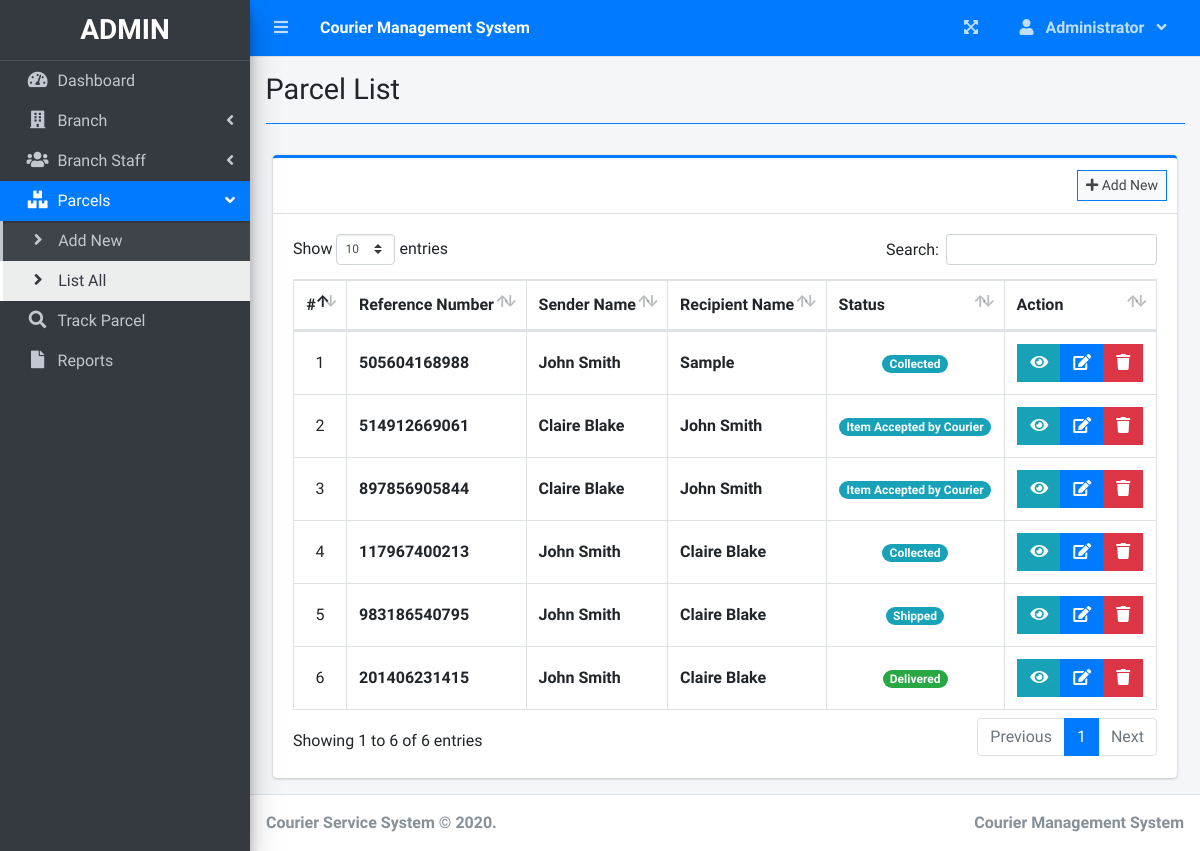
The page /index.php?page=parcel_list (signed in) on the database as committed earlier.
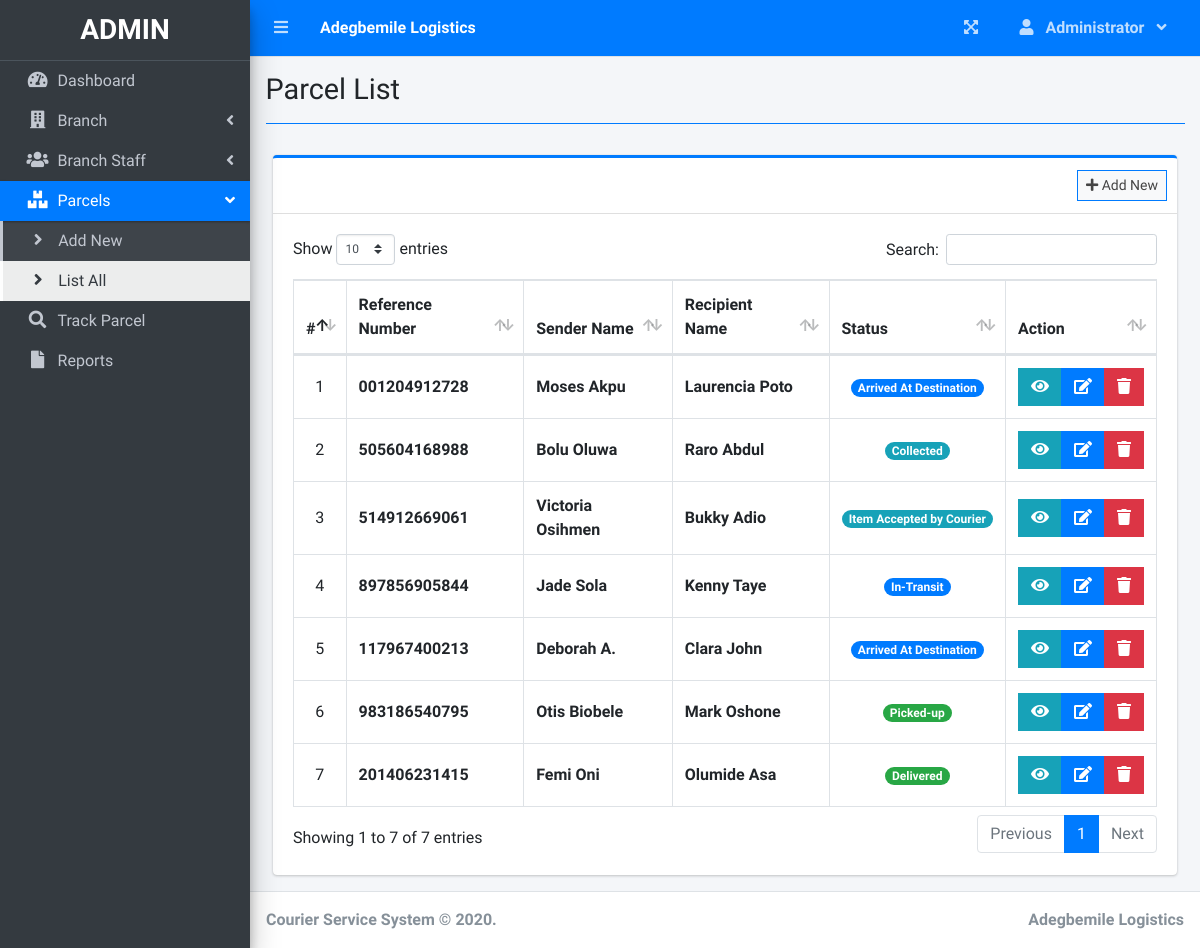
The same page on the database as committed later.
### tables this page shows
CREATE TABLE `parcels` (
  `id` int(30) NOT NULL,
  `reference_number` varchar(100) NOT NULL,
  `sender_name` text NOT NULL,
  `sender_address` text NOT NULL,
  `sender_contact` text NOT NULL,
  `recipient_name` text NOT NULL,
  `recipient_address` text NOT NULL,
  `recipient_contact` text NOT NULL,
  `type` int(1) NOT NULL COMMENT '1 = Deliver, 2=Pickup',
  `from_branch_id` int(30) NOT NULL,
  `to_branch_id` int(30) NOT NULL,
  `weight` varchar(100) NOT NULL,
  `height` varchar(100) NOT NULL,
  `width` varchar(100) NOT NULL,
  `length` varchar(100) NOT NULL,
  `price` float NOT NULL,
  `status` int(2) NOT NULL,
  `date_created` datetime NOT NULL DEFAULT CURRENT_TIMESTAMP
);

### parcel_list.php (the view, shortened to what this page needs)
<?php include'db_connect.php' ?>
<div class="col-lg-12">
	<div class="card card-outline card-primary">
		<div class="card-header">
			<div class="card-tools">
				<a class="btn btn-block btn-sm btn-default btn-flat border-primary " href="./index.php?page=new_parcel"><i class="fa fa-plus"></i> Add New</a>
			</div>
		</div>
		<div class="card-body">
			<table class="table tabe-hover table-bordered" id="list">
				<!-- <colgroup>
					<col width="5%">
					<col width="15%">
					<col width="25%">
					<col width="25%">
					<col width="15%">
				</colgroup> -->
				<thead>
					<tr>
						<th class="text-center">#</th>
						<th>Reference Number</th>
						<th>Sender Name</th>
						<th>Recipient Name</th>
						<th>Status</th>
						<th>Action</th>
					</tr>
				</thead>
				<tbody>
					<?php
					$i = 1;
					$where = "";
					$qry = $conn->query("SELECT * from parcels $where order by  unix_timestamp(date_created) desc ");
					while($row= $qry->fetch_assoc()):
					?>
					<tr>
						<td class="text-center"><?php echo $i++ ?></td>
						<td><b><?php echo ($row['reference_number']) ?></b></td>
						<td><b><?php echo ucwords($row['sender_name']) ?></b></td>
						<td><b><?php echo ucwords($row['recipient_name']) ?></b></td>
						<td class="text-center">
							<?php
							switch ($row['status']) {
								case '1':
									echo "<span class='badge badge-pill badge-info'> Collected</span>";
									break;
								case '2':
									echo "<span class='badge badge-pill badge-info'> Shipped</span>";
									break;
								case '3':
									echo "<span class='badge badge-pill badge-primary'> In-Transit</span>";
									break;
								case '4':
									echo "<span class='badge badge-pill badge-primary'> Arrived At Destination</span>";
									break;
								case '7':
									echo "<span class='badge badge-pill badge-success'>Delivered</span>";
									break;
								case '8':
									echo "<span class='badge badge-pill badge-success'> Picked-up</span>";
									break;
								default:
									echo "<span class='badge badge-pill badge-info'> Item Accepted by Courier</span>";
									break;
							}
							?>
						</td>
						<td class="text-center">
		                    <div class="btn-group">
		                    	<button type="button" class="btn btn-info btn-flat view_parcel" data-id="<?php echo $row['id'] ?>">
		                          <i class="fas fa-eye"></i>
		                        </button>
		                        <a href="index.php?page=edit_parcel&id=<?php echo $row['id'] ?>" class="btn btn-primary btn-flat ">
		                          <i class="fas fa-edit"></i>
		                        </a>
		                        <button type="button" class="btn btn-danger btn-flat delete_parcel" data-id="<?php echo $row['id'] ?>">
		                          <i class="fas fa-trash"></i>
		                        </button>
	                      </div>
						</td>
					</tr>
				<?php endwhile; ?>
				</tbody>
			</table>
		</div>
	</div>
</div>

### index.php (shortened to what this page needs)
<!DOCTYPE html>
<html lang="en">
<?php
	include 'header.php'
?>
<body class="hold-transition sidebar-mini layout-fixed layout-navbar-fixed layout-footer-fixed">
<div class="wrapper">
  <?php include 'topbar.php' ?>
  <?php include 'sidebar.php' ?>
  <div class="content-wrapper">
    <div class="content-header">
      <div class="container-fluid">
        <div class="row mb-2">
          <div class="col-sm-6">
            <h1 class="m-0"><?php echo $title ?></h1>
          </div>
        </div>
            <hr class="border-primary">
      </div>
    </div>
    <section class="content">
      <div class="container-fluid">
         <?php
            $page = isset($_GET['page']) ? $_GET['page'] : 'home';
            if(!file_exists($page.".php")){
                include '404.html';
            }else{
            include $page.'.php';
            }
          ?>
      </div>
    </section>
  </div>
  <footer class="main-footer">
    <strong>Courier Service System &copy; 2020</a>.</strong>
    <div class="float-right d-none d-sm-inline-block">
      <b><?php echo $_SESSION['system']['name'] ?></b>
    </div>
  </footer>
</div>
</body>
</html>

### header.php (shortened to what this page needs)
<head>
  <?php
  $title = isset($_GET['page']) ? ucwords(str_replace("_", ' ', $_GET['page'])) : "Home";
  $title = str_replace("Persons Companies","Persons/Companies",$title);
  ?>
  <link rel="stylesheet" href="assets/plugins/fontawesome-free/css/all.min.css">
  <link rel="stylesheet" href="assets/plugins/overlayScrollbars/css/OverlayScrollbars.min.css">
  <link rel="stylesheet" href="assets/plugins/datatables-bs4/css/dataTables.bootstrap4.min.css">
  <link rel="stylesheet" href="assets/plugins/datatables-responsive/css/responsive.bootstrap4.min.css">
  <link rel="stylesheet" href="assets/plugins/datatables-buttons/css/buttons.bootstrap4.min.css">
  <link rel="stylesheet" href="assets/plugins/select2/css/select2.min.css">
  <link rel="stylesheet" href="assets/plugins/select2-bootstrap4-theme/select2-bootstrap4.min.css">
  <link rel="stylesheet" href="assets/plugins/sweetalert2-theme-bootstrap-4/bootstrap-4.min.css">
  <link rel="stylesheet" href="assets/plugins/toastr/toastr.min.css">
  <link rel="stylesheet" href="assets/plugins/dropzone/min/dropzone.min.css">
  <link rel="stylesheet" href="assets/dist/css/jquery.datetimepicker.min.css">
  <link rel="stylesheet" href="assets/plugins/icheck-bootstrap/icheck-bootstrap.min.css">
  <link rel="stylesheet" href="assets/plugins/bootstrap4-toggle/css/bootstrap4-toggle.min.css">
  <link rel="stylesheet" href="assets/dist/css/adminlte.min.css">
  <link rel="stylesheet" href="assets/dist/css/styles.css">
  <link rel="stylesheet" href="assets/plugins/summernote/summernote-bs4.min.css">
</head>

### topbar.php (shortened to what this page needs)
<nav class="main-header navbar navbar-expand navbar-primary navbar-dark ">
  <ul class="navbar-nav">
    <?php if(isset($_SESSION['login_id'])): ?>
    <li class="nav-item">
      <a class="nav-link" data-widget="pushmenu" href="" role="button"><i class="fas fa-bars"></i></a>
    </li>
  <?php endif; ?>
    <li>
      <a class="nav-link text-white"  href="./" role="button"> <large><b><?php echo $_SESSION['system']['name'] ?></b></large></a>
    </li>
  </ul>
  <ul class="navbar-nav ml-auto">
    <li class="nav-item">
      <a class="nav-link" data-widget="fullscreen" href="#" role="button">
        <i class="fas fa-expand-arrows-alt"></i>
      </a>
    </li>
   <li class="nav-item dropdown">
          <a class="nav-link"  data-toggle="dropdown" aria-expanded="true" href="javascript:void(0)">
            <span>
              <div class="d-felx badge-pill">
                <span class="fa fa-user mr-2"></span>
                <span><b><?php echo ucwords($_SESSION['login_firstname']) ?></b></span>
                <span class="fa fa-angle-down ml-2"></span>
              </div>
            </span>
          </a>
    </li>
  </ul>
</nav>

### sidebar.php (shortened to what this page needs)
<aside class="main-sidebar sidebar-dark-primary elevation-4">
  <div class="dropdown">
 	<a href="./" class="brand-link">
      <?php if($_SESSION['login_type'] == 1): ?>
      <h3 class="text-center p-0 m-0"><b>ADMIN</b></h3>
      <?php else: ?>
      <h3 class="text-center p-0 m-0"><b>STAFF</b></h3>
      <?php endif; ?>
  </a>
  </div>
  <div class="sidebar pb-4 mb-4">
    <nav class="mt-2">
      <ul class="nav nav-pills nav-sidebar flex-column nav-flat" data-widget="treeview" role="menu" data-accordion="false">
        <li class="nav-item dropdown">
          <a href="./" class="nav-link nav-home">
            <i class="nav-icon fas fa-tachometer-alt"></i>
            <p>
              Dashboard
            </p>
          </a>
        </li>
        <?php if($_SESSION['login_type'] == 1): ?>
        <li class="nav-item">
          <a href="#" class="nav-link nav-edit_branch">
            <i class="nav-icon fas fa-building"></i>
            <p>
              Branch
              <i class="right fas fa-angle-left"></i>
            </p>
          </a>
        </li>
        <li class="nav-item">
          <a href="#" class="nav-link nav-edit_staff">
            <i class="nav-icon fas fa-users"></i>
            <p>
              Branch Staff
              <i class="right fas fa-angle-left"></i>
            </p>
          </a>
        </li>
      <?php endif; ?>
        <li class="nav-item">
          <a href="#" class="nav-link nav-edit_parcel">
            <i class="nav-icon fas fa-boxes"></i>
            <p>
              Parcels
              <i class="right fas fa-angle-left"></i>
            </p>
          </a>
          <ul class="nav nav-treeview">
            <li class="nav-item">
              <a href="./index.php?page=new_parcel" class="nav-link nav-new_parcel tree-item">
                <i class="fas fa-angle-right nav-icon"></i>
                <p>Add New</p>
              </a>
            </li>
            <li class="nav-item">
              <a href="./index.php?page=parcel_list" class="nav-link nav-parcel_list nav-sall tree-item">
                <i class="fas fa-angle-right nav-icon"></i>
                <p>List All</p>
              </a>
            </li>
          </ul>
        </li>
         <li class="nav-item dropdown">
          <a href="./index.php?page=track" class="nav-link nav-track">
            <i class="nav-icon fas fa-search"></i>
            <p>
              Track Parcel
            </p>
          </a>
        </li>
         <li class="nav-item dropdown">
          <a href="./index.php?page=reports" class="nav-link nav-reports">
            <i class="nav-icon fas fa-file"></i>
            <p>
              Reports
            </p>
          </a>
        </li>
      </ul>
    </nav>
  </div>
</aside>

### parcel_list.php (style rules this page uses)
table td { vertical-align: middle !important; }

Rows that differ between the two databases and show on the page:
added parcels: reference_number "001204912728", sender_name "Moses Akpu", recipient_name "Laurencia Poto", status "Arrived At Destination"
changed parcels: sender_name "John Smith" → "Bolu Oluwa"; recipient_name "Sample" → "Raro Abdul"
changed parcels: sender_name "Claire Blake" → "Victoria Osihmen"; recipient_name "John Smith" → "Bukky Adio"
changed parcels: sender_name "Claire Blake" → "Jade Sola"; recipient_name "John Smith" → "Kenny Taye"; status "Item Accepted by Courier" → "In-Transit"
changed parcels: sender_name "John Smith" → "Deborah A."; recipient_name "Claire Blake" → "Clara John"; status "Collected" → "Arrived At Destination"
changed parcels: sender_name "John Smith" → "Otis Biobele"; recipient_name "Claire Blake" → "Mark Oshone"; status "Shipped" → "Picked-up"
changed parcels: sender_name "John Smith" → "Femi Oni"; recipient_name "Claire Blake" → "Olumide Asa"
Other text that changed with them:
$_SESSION['system']['name']: "Courier Management System" → "Adegbemile Logistics"
text written by a page script: "Show entries Search: Showing 1 to 6 of 6 entries Previous 1 Next" → "Show entries Search: Showing 1 to 7 of 7 entries Previous 1 Next"
